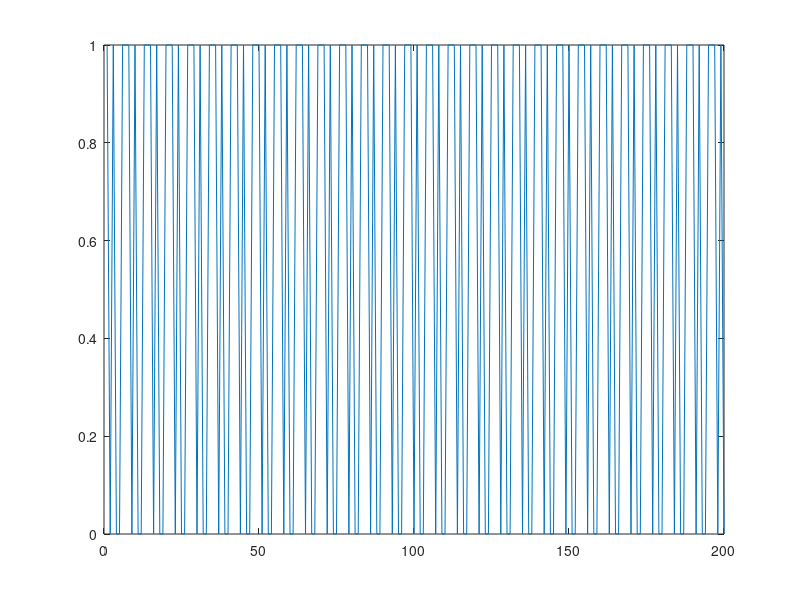
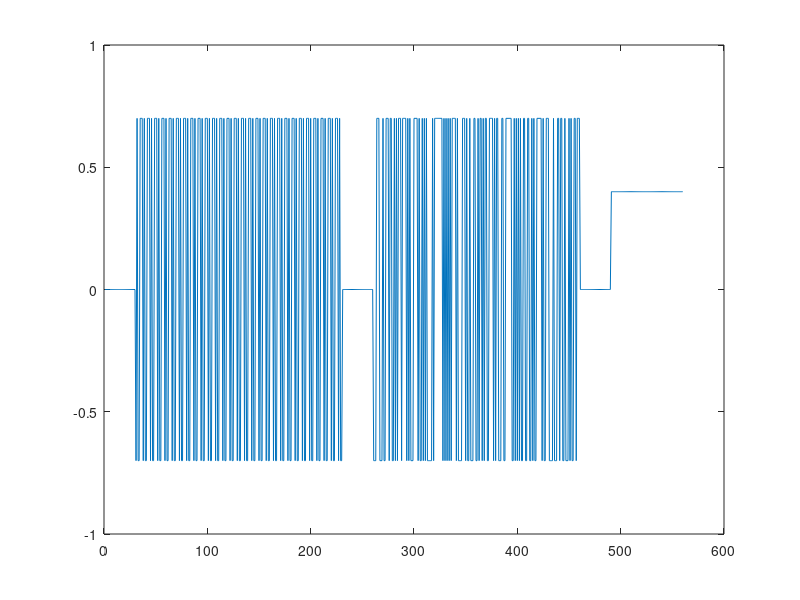

MATLAB code to generate these figures, in order: (Note: this script raises an error after producing the figures.)
clear all;
close all;
clc
load('datemotor_lab7');
plot(u);

a=-0.7;
b=0.7;
m=3;
m2=10;
N=200;
na=20;
nb=20;
nk=1;
%u=spab(N, m, a, b);
% Segmentare
u_id1 = u(1:245);
u_id2 = u(246:475);
u_val = u(476:end);

y_id1=vel(1:245);
y_id2=vel(246:475);
y_val=vel(476:end);
u=[u_id1 u_id2 u_val];
%u=[zeros(1,30),spab(N,m,a,b),zeros(1,30),spab(n,m2,a,b),zeros(1,30),0.4*ones(1,70)];
% close all;
m=3;
if(m==3)
     a=[1 0 1];
 elseif(m==4)
     a=[1 0 0 1];
 elseif(m==5)
     a=[0 1 0 0 1];
 elseif(m==6)
     a=[1 0 0 0 0 1];
 elseif(m==7)
     a=[1 0 0 0 0 0 1];
 elseif(m==8)
     a=[1 1 0 0 0 0 1 1];
 elseif(m==9)
     a=[0 0 0 1 0 0 0 0 1];
 elseif(m==10)
     a=[0 0 1 0 0 0 0 0 0 1];
end
X=ones(1,m);
for i=2:N
    X(i,1)=mod(a*X(i-1,:)',2)%in baza 2
    X(i,2:m)=X(i-1,(2:m)-1)%parcurgere pe "coloane";
end
spab3=X(:,1)
plot(spab3);

m=10;
if(m==3)
     a=[1 0 1];
 elseif(m==4)
     a=[1 0 0 1];
 elseif(m==5)
     a=[0 1 0 0 1];
 elseif(m==6)
     a=[1 0 0 0 0 1];
 elseif(m==7)
     a=[1 0 0 0 0 0 1];
 elseif(m==8)
     a=[1 1 0 0 0 0 1 1];
 elseif(m==9)
     a=[0 0 0 1 0 0 0 0 1];
 elseif(m==10)
     a=[0 0 1 0 0 0 0 0 0 1];
end
X=ones(1,m);
for i=2:N
    X(i,1)=mod(a*X(i-1,:)',2)%in baza 2
    X(i,2:m)=X(i-1,(2:m)-1)%parcurgere pe "coloane";
end
spab10=X(:,1)
figure;
plot(spab10);
%%
close all;
clc
load('datemotor_lab7');
plot(u);
a=-0.7;
b=0.7;
m=3;
m2=10;
N=200;
na=20;
nb=20;
nk=1;
%u=spab(N, m, a, b);
% Segmentare
u_id1 = u(1:245)';
u_id2 = u(246:475)';
u_val = u(476:end)';

y_id1=vel(1:245)';
y_id2=vel(246:475)';
y_val=vel(476:end)';


% ARX
T=t(2)-t(1);
%pentru spab3
date_arx=iddata(y_id1,u_id1,T);
arx1=arx(date_arx,[na,nb,nk]);
%creare model
figure;
compare(arx1,date_arx);
title('SPAB3');
%comparare spab3 cu modelul creat la arx
figure;
date_arx=iddata(y_val,u_val,T);
compare(arx1,date_arx);
%pentru spab10
date_arx=iddata(y_id2,u_id2,T);
arx1=arx(date_arx,[na,nb,nk]);
%creare model
figure;
compare(arx1,date_arx);
%comparare spab3 cu modelul creat la arx
figure;
date_arx=iddata(y_val,u_val,T);
compare(arx1,date_arx);
title('SPAB10');










